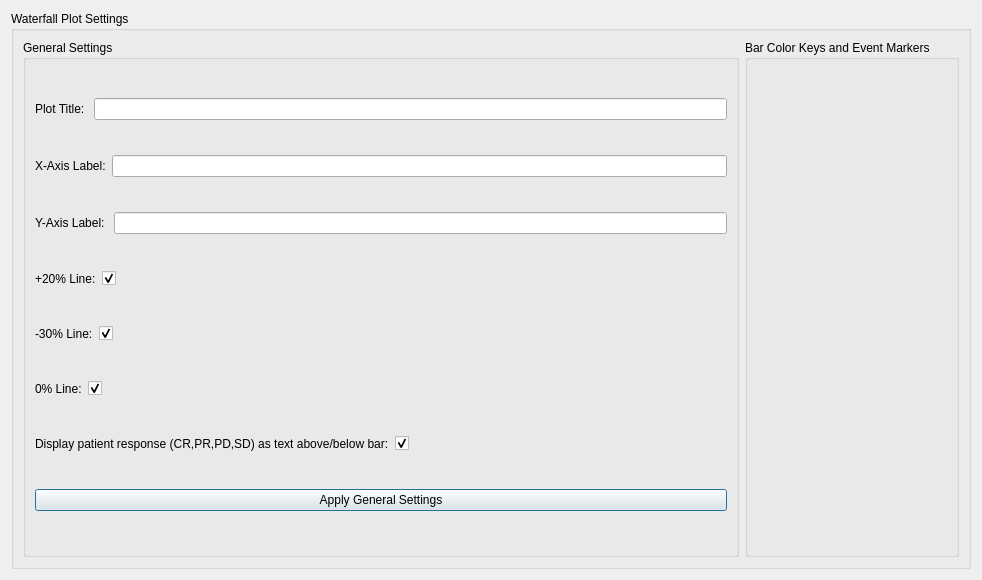
<?xml version="1.0" encoding="UTF-8"?>
<ui version="4.0">
 <class>Waterfall</class>
 <widget class="QDialog" name="Waterfall">
  <property name="geometry">
   <rect>
    <x>0</x>
    <y>0</y>
    <width>982</width>
    <height>580</height>
   </rect>
  </property>
  <property name="windowTitle">
   <string>Dialog</string>
  </property>
  <layout class="QGridLayout" name="gridLayout_2">
   <item row="0" column="0">
    <widget class="QGroupBox" name="plot_settings">
     <property name="title">
      <string>Waterfall Plot Settings</string>
     </property>
     <layout class="QGridLayout" name="gridLayout_3">
      <item row="0" column="1">
       <widget class="QGroupBox" name="bar_keys_and_event_markers">
        <property name="title">
         <string>Bar Color Keys and Event Markers</string>
        </property>
        <layout class="QGridLayout" name="gridLayout"/>
       </widget>
      </item>
      <item row="0" column="0">
       <widget class="QGroupBox" name="general_settings">
        <property name="title">
         <string>General Settings</string>
        </property>
        <layout class="QVBoxLayout" name="verticalLayout_2">
         <item>
          <layout class="QHBoxLayout" name="plot_title_layout">
           <item>
            <widget class="QLabel" name="label">
             <property name="text">
              <string>Plot Title: </string>
             </property>
            </widget>
           </item>
           <item>
            <widget class="QLineEdit" name="plot_title"/>
           </item>
          </layout>
         </item>
         <item>
          <layout class="QHBoxLayout" name="x_label_layout">
           <item>
            <widget class="QLabel" name="label_2">
             <property name="text">
              <string>X-Axis Label:</string>
             </property>
            </widget>
           </item>
           <item>
            <widget class="QLineEdit" name="x_label"/>
           </item>
          </layout>
         </item>
         <item>
          <layout class="QHBoxLayout" name="y_label_layout">
           <item>
            <widget class="QLabel" name="label_3">
             <property name="text">
              <string>Y-Axis Label: </string>
             </property>
            </widget>
           </item>
           <item>
            <widget class="QLineEdit" name="y_label"/>
           </item>
          </layout>
         </item>
         <item>
          <layout class="QHBoxLayout" name="twenty_percent_line_layout">
           <item>
            <widget class="QLabel" name="label_4">
             <property name="text">
              <string>+20% Line:</string>
             </property>
            </widget>
           </item>
           <item>
            <widget class="QCheckBox" name="twenty_percent_line">
             <property name="text">
              <string/>
             </property>
             <property name="checked">
              <bool>true</bool>
             </property>
            </widget>
           </item>
           <item>
            <spacer name="horizontalSpacer_3">
             <property name="orientation">
              <enum>Qt::Horizontal</enum>
             </property>
             <property name="sizeHint" stdset="0">
              <size>
               <width>40</width>
               <height>20</height>
              </size>
             </property>
            </spacer>
           </item>
          </layout>
         </item>
         <item>
          <layout class="QHBoxLayout" name="thirty_percent_line_layout">
           <property name="sizeConstraint">
            <enum>QLayout::SetNoConstraint</enum>
           </property>
           <item>
            <widget class="QLabel" name="label_5">
             <property name="text">
              <string>-30% Line:</string>
             </property>
            </widget>
           </item>
           <item>
            <widget class="QCheckBox" name="thirty_percent_line">
             <property name="text">
              <string/>
             </property>
             <property name="checked">
              <bool>true</bool>
             </property>
            </widget>
           </item>
           <item>
            <spacer name="horizontalSpacer">
             <property name="orientation">
              <enum>Qt::Horizontal</enum>
             </property>
             <property name="sizeHint" stdset="0">
              <size>
               <width>40</width>
               <height>20</height>
              </size>
             </property>
            </spacer>
           </item>
          </layout>
         </item>
         <item>
          <layout class="QHBoxLayout" name="zero_percent_line_layout">
           <item>
            <widget class="QLabel" name="label_6">
             <property name="text">
              <string>0% Line:</string>
             </property>
            </widget>
           </item>
           <item>
            <widget class="QCheckBox" name="zero_percent_line">
             <property name="text">
              <string/>
             </property>
             <property name="checked">
              <bool>true</bool>
             </property>
            </widget>
           </item>
           <item>
            <spacer name="horizontalSpacer_2">
             <property name="orientation">
              <enum>Qt::Horizontal</enum>
             </property>
             <property name="sizeHint" stdset="0">
              <size>
               <width>40</width>
               <height>20</height>
              </size>
             </property>
            </spacer>
           </item>
          </layout>
         </item>
         <item>
          <layout class="QHBoxLayout" name="horizontalLayout_8">
           <item>
            <widget class="QLabel" name="label_7">
             <property name="text">
              <string>Display patient response (CR,PR,PD,SD) as text above/below bar:</string>
             </property>
            </widget>
           </item>
           <item>
            <widget class="QCheckBox" name="display_responses_as_text">
             <property name="text">
              <string/>
             </property>
             <property name="checked">
              <bool>true</bool>
             </property>
            </widget>
           </item>
           <item>
            <spacer name="horizontalSpacer_4">
             <property name="orientation">
              <enum>Qt::Horizontal</enum>
             </property>
             <property name="sizeHint" stdset="0">
              <size>
               <width>40</width>
               <height>20</height>
              </size>
             </property>
            </spacer>
           </item>
          </layout>
         </item>
         <item>
          <widget class="QPushButton" name="btn_apply_general_settings">
           <property name="text">
            <string>Apply General Settings</string>
           </property>
          </widget>
         </item>
        </layout>
       </widget>
      </item>
     </layout>
    </widget>
   </item>
  </layout>
 </widget>
 <resources/>
 <connections/>
</ui>
